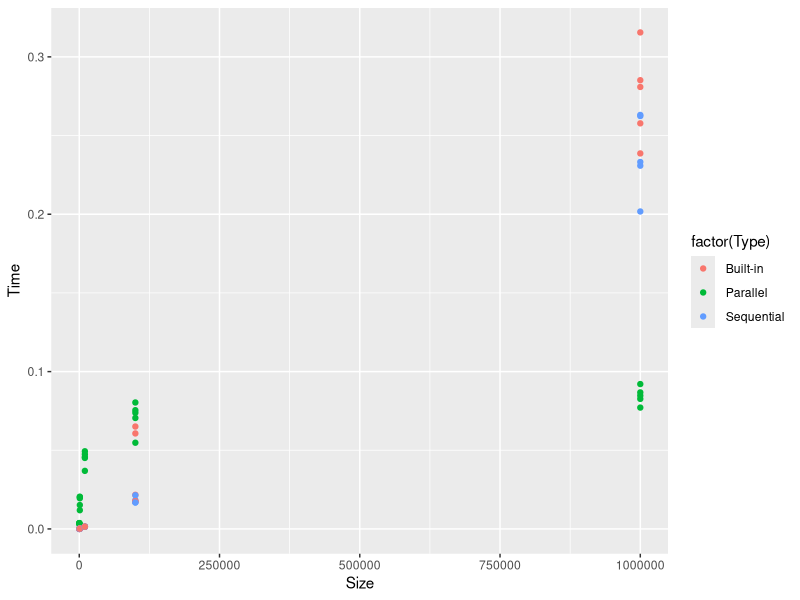

Write R code to recreate this figure.
## ---- chunk 1
library(dplyr)
library(ggplot2)
res1 <- read.csv(file="result_1.csv",head=TRUE,sep=",")


## ---- chunk 2
p = ggplot(res1, aes(Size, Time))
p + geom_point(aes(colour = factor(Type)))
